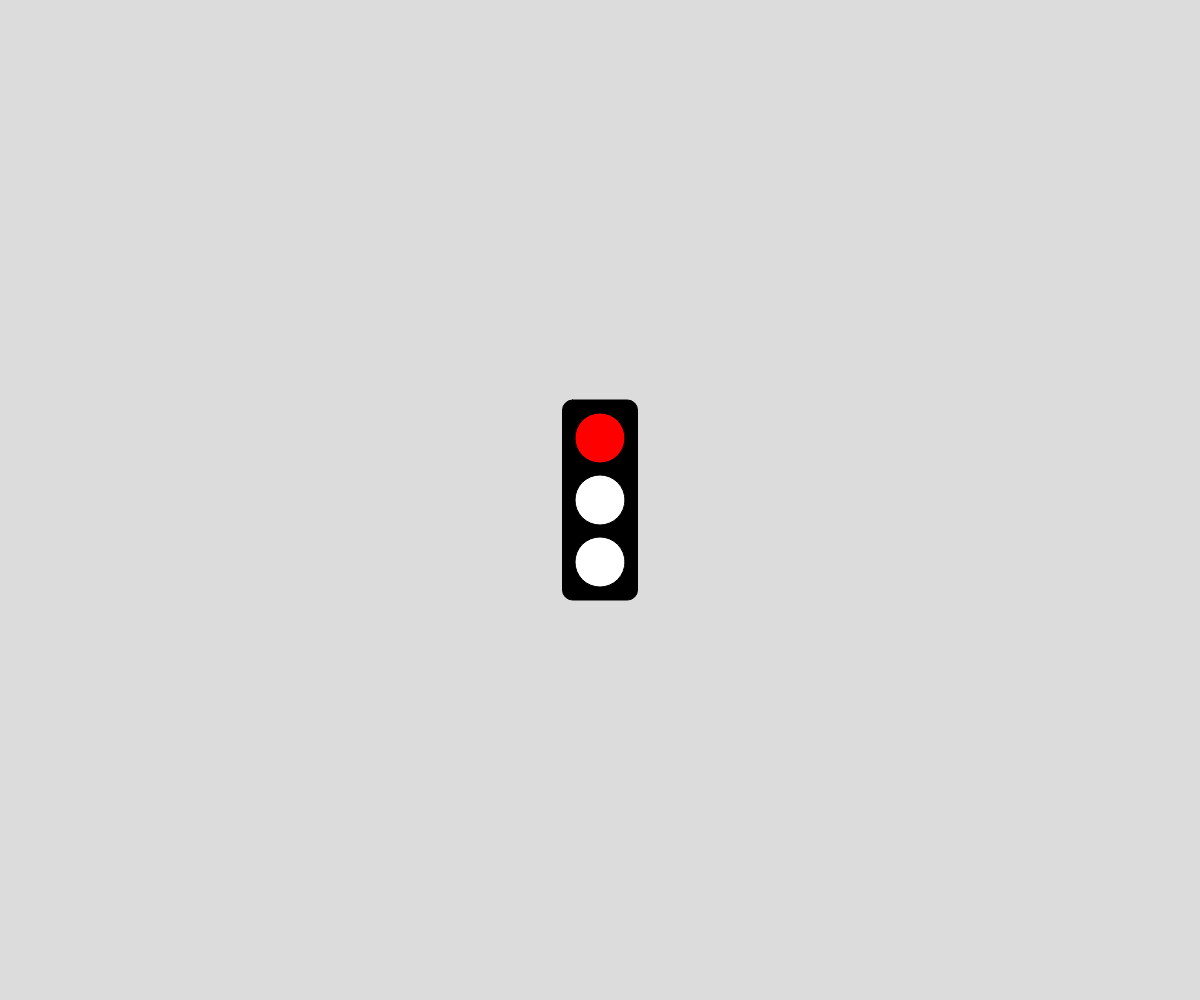
Frame 1 (no input)
Frame 60 (no input): identical to frame 1, image omitted
Frame 120 (the mouse pressed at the canvas centre since frame 60): identical to frame 1, image omitted

The p5.js sketch that drew this single still picture (run headless with seeded random() and noise() and a simulated clock; from frame 60 on, the mouse is pressed at the canvas centre):

// p5.js sketch
// ── sketch.js
// Traffic Light
// Abdul Raffey
// Sept 23, 2020
//
// Extra for Experts:
// - describe what you did to take this project "above and beyond"
let greenLightTime = 4000;
let yellowLightTime = 1000;
let redLightTime = 3000;
let lightColor = "red";
let lastSwitch = 0;
// let trafficLightColor = ["green", "yellow", "red"];


function setup() {
  createCanvas(windowWidth, windowHeight);
}

function draw() {
  background(220);
  pickColor(); // choose the right the color to display

  drawOutLightOfLights();
  showColor();
}

function drawOutLightOfLights(){
  // box
  rectMode(CENTER);
  fill("Black");
  rect(width / 2, height / 2, 75, 200, 10);

  // lights
  fill("white");
  circle(width /2, height/2 - 62, 50); // top
  circle(width /2, height /2, 50); // middle
  circle(width /2, height/2 + 62, 50); // bottom
}

function showColor() {
  if (lightColor === "red"){
    fill("red");
    circle(width /2, height/2 - 62, 50); // top
  }

  else if (lightColor === "yellow") {
    fill("yellow");
    circle(width /2, height /2, 50); // middle
  }

  else if (lightColor === "green") {
    fill("green");
    circle(width /2, height/2 + 62, 50); // bottom
  }
}

function pickColor()  {
  if (lightColor === "green" && millis() > lastSwitch + greenLightTime) {
    lightColor = "yellow";
    lastSwitch = millis();
  }

  else if (lightColor === "yellow" && millis() > lastSwitch + yellowLightTime) {
    lightColor = "red";
    lastSwitch = millis();
  }

  else if (lightColor === "red" && millis() > lastSwitch + redLightTime) {
    lightColor = "green";
    lastSwitch = millis();
  }
}
